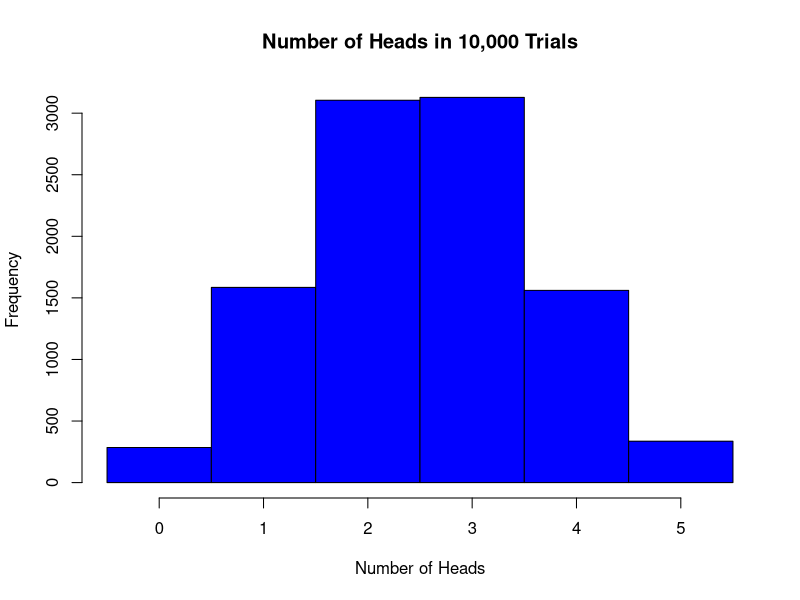

Here is the R script that generated this plot:
## ---- chunk 1
c1 <- c(0,1)
c2 <- c(0,1)
c3 <- c(0,1)
c4 <- c(0,1)
c5 <- c(0,1)

x <- expand.grid(c1 = c1,c2 = c2, c3 = c3, c4 = c4, c5 = c5)

x
## ---- chunk 2
expected_heads <- mean(rowSums(x))
expected_heads 
## ---- chunk 3
results <- data.frame(matrix(nrow = 10000, ncol = 5))
for (i in 1:5) {
  results[,i] <- sample(c(0,1), size = 10000, replace = TRUE, prob = c(0.5, 0.5))
}
num_heads <- rowSums(results)
num_heads
## ---- chunk 4
hist(num_heads, main = "Number of Heads in 10,000 Trials", xlab = "Number of Heads", ylab = "Frequency", breaks = seq(-0.5,5.5,1), col = "blue")
## ---- chunk 5
# Number of times coin 4 resulted in heads
coin4_heads <- sum(results[,4] == 1)

# Total number of heads
total_heads <- sum(num_heads)

# Calculate the conditional probability
prob_coin4_given_heads <- coin4_heads / total_heads

# Prior probability that we select coin 4
prior_coin4 <- 1/5

# Prior probability that we get heads
prior_heads <- sum(num_heads) / (5 * 10000)

# Likelihood that we get heads given that we have selected coin 4
like_heads_given_coin4 <- sum(results[,4] == 1) / 10000

# Calculate the posterior probability using Bayes' rule
prob_coin4_given_heads_bayes <- (like_heads_given_coin4 * prior_coin4) / prior_heads

prob_coin4_given_heads_bayes
